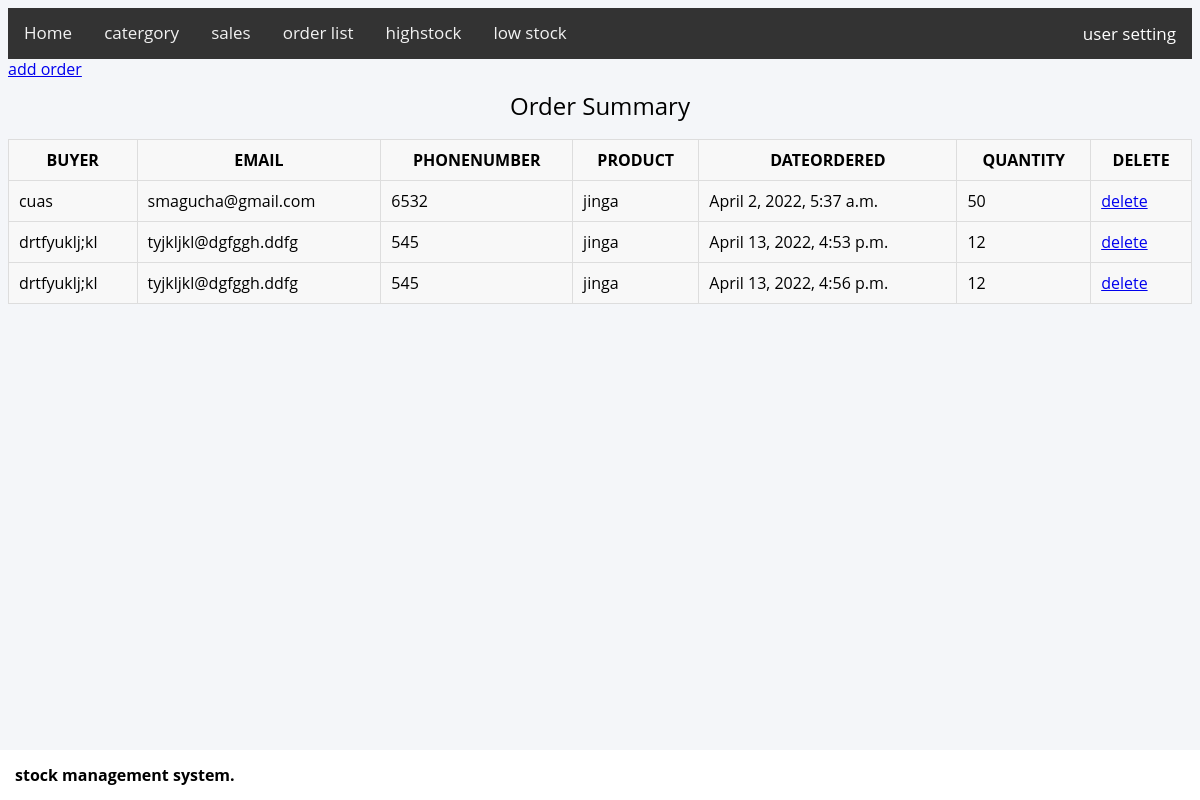
Before: /sale/OrderList (signed in) with the older database file.
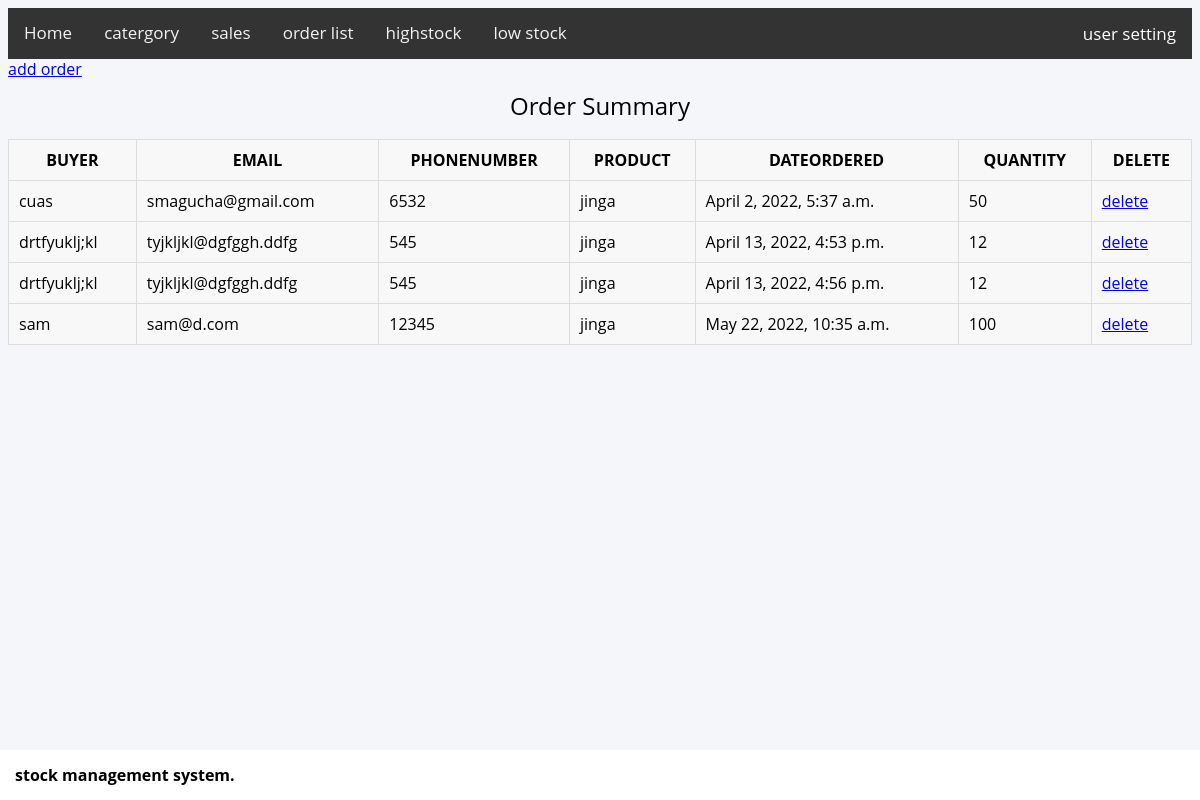
After: the same page with the newer database file.
### sale/models.py (models this page shows, shortened)
class Order(models.Model):
    buyer = models.CharField(max_length=50)
    email = models.EmailField()
    phonenumber = models.PositiveIntegerField()
    product = models.ForeignKey(Product, on_delete=models.CASCADE)
    dateordered = models.DateTimeField(auto_now_add=True, auto_now=False)
    quantity = models.PositiveIntegerField()

### goodies/models.py (models this page shows)
class Product(models.Model):
    name = models.CharField(max_length=50)
    productcatergory = models.ForeignKey(Catergory, on_delete=models.CASCADE)
    weight = models.CharField(max_length=50)
    quantity = models.PositiveIntegerField()
    date_created = models.DateTimeField(auto_now_add=True, auto_now=False)
    last_update = models.DateTimeField(auto_now_add=False, auto_now=True)
    objects = models.Manager()
    quantify = QuantityManager()
    lessquantity = LessManager()
    def __str__(self):
        return self.name

### sale/views.py (the view)
# urls.py: path('OrderList', views.OrderList.as_view(), name='OrderList'),
class OrderList(LoginRequiredMixin, ListView):
    login_url = '/accounts/login/'
    model = Order
    context_object_name = 'order_data'
    template_name = 'sale/order.html'

### sale/templates/sale/order.html (shortened to what this page needs)
{%extends 'goodies/base.html'%}
{%block content%}
<a href="{% url 'OrderCreate' %}">add order</a>
<table border="2">
    <caption>Order Summary</caption>
    <tr>
        <th>
           buyer
        </th>
        <th>
            email
        </th>
        <th>
            phonenumber
        </th>
        <th>
            product
        </th>
        <th>
            dateordered
        </th>
        <th>
           quantity
        </th>
        <th>
            delete
        </th>
    </tr>
    {% for data in order_data %}
        <tr>
            <td>
                 {{data.buyer}}
            </td>
            <td>
                {{data.email}}
            </td>
            <td>
                {{data.phonenumber}}
            </td>
            <td>
                {{data.product}}
            </td>
            <td>
                {{data.dateordered}}
            </td>
            <td>
                {{data.quantity}}
            </td>
            <td>
                <a href="{% url 'OrderDelete' data.id%}">delete</a>
            </td>
        </tr>
    {%endfor%}
</table>
{%endblock%}

Changed rows visible on the page:
added Order: buyer "sam", email "sam@d.com", phonenumber "12345", product "jinga", dateordered "May 22, 2022, 10:35 a.m.", quantity "100"
